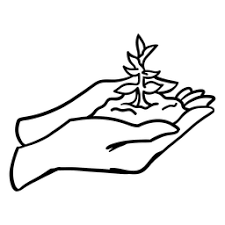
#> input picture img3.png, 225 x 225 px
$ python Parte2imagem.py
#> lines starting #> are read from the running program, lines starting #| are printed output that depends on the picture
from PIL import Image
import numpy as np
import matplotlib.pyplot as plt

def quantizar(matrizimag_original, nivel):
    # Definir o intervalo de quantização
    quantizacao_step = (valor_max - valor_min) / (nivel - 1) #divisao da amplitude (max-min) pelos niveis que foi escolhido pelo usuario
    # Aplicar a quantização
    array_quantizado = np.round(matrizimag_original / quantizacao_step) * quantizacao_step # Aplica a quantização arrendondando matematicamente inteiros proximos
    return array_quantizado

'''A imagem só é carregada se estiver na pasta do código
   Deve ficar atento ao formato da imagem '''

# Carregar a imagem
im_colorida = Image.open("img3.png")
#> im_colorida is the input picture: PIL image 225x225 P; min 0, max 255, mean 235.7

# Converter para escala de cinza
img_cinza = im_colorida.convert('L')

# Converter imagem para array
img_array = np.array(img_cinza)

# Encontrar valor máximo e mínimo na imagem
valor_max = np.max(img_array)
#> valor_max = 255
valor_min = np.min(img_array)
#> valor_min = 0

# Definir o número de níveis desejados para a quantização
nivel = int(input("Digite o número de níveis: "))
#> the answer given: 3
qtd_amostras = int(input("Digite o número de amostras da matriz deve ser impressa: "))
#> the answer given: 3

# Aplicar a quantização na matriz de imagem
img_quantizada_array = quantizar(img_array, nivel)
#> in quantizar, `quantizacao_step = (valor_max - valor_min) / (nivel - 1)`: quantizacao_step = 127.5
#> in quantizar, `array_quantizado = np.round(matrizimag_original / quantizacao_step) * ..`:
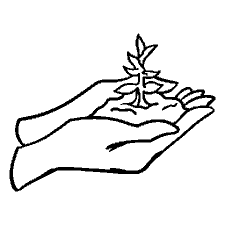
#> array_quantizado: shape (225, 225) float64; min 0, max 255, mean 235.9

# Converter NumPy array de volta para imagem PIL
img_quantizada = Image.fromarray(np.uint8(img_quantizada_array))


# Configurar a figura do matplotlib para exibir as imagens lado a lado
fig, axs = plt.subplots(1, 3, figsize=(15, 5))

# Plotar a imagem colorida original na primeira sub-figura
axs[0].imshow(im_colorida)
axs[0].set_title('Original')

# Plotar a imagem em escala de cinza na segunda sub-figura
axs[1].imshow(img_cinza, cmap='gray')
axs[1].set_title('Escala de Cinza')

# Plotar a imagem quantizada na terceira sub-figura
axs[2].imshow(img_quantizada_array, cmap='gray')
axs[2].set_title('Quantizada')

# Ajustar layout da figura
plt.tight_layout()

# Exibir a figura
plt.show()
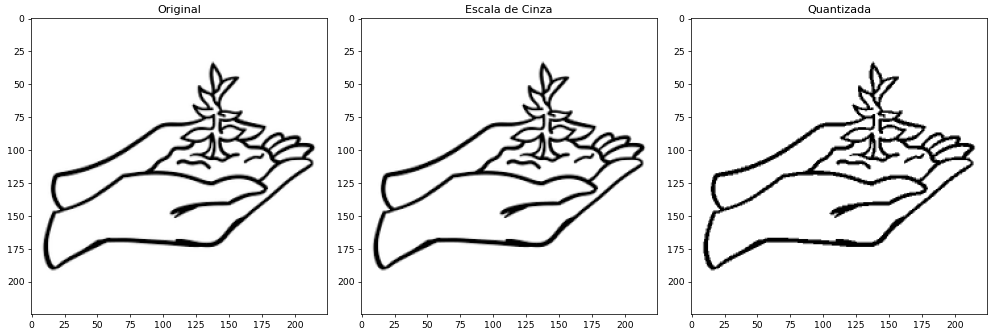
#> figure drawn by matplotlib, 3 panels

# Imprimir amostras da imagem quantizada e original
print('amostras da imagem quantizada: ')
print(img_quantizada_array[:qtd_amostras,:qtd_amostras])
#| [[255. 255. 255.]
#|  [255. 255. 255.]
#|  [255. 255. 255.]]
print('amostras da imagem original: ')
print(img_array[:qtd_amostras,:qtd_amostras])
#| [[255 255 255]
#|  [255 255 255]
#|  [255 255 255]]

matriz_bits = [] # Inicializa uma lista vazia para armazenar os bits

Byte = 8 # Define o tamanho de cada byte (8 bits)

# A etapa tem o objetivo de transformar cada decimal da matriz da imagem em binário.
# Itera sobre as amostras da matriz img_quantizada_array
for i in range(qtd_amostras):
    linha_bits = [] # Inicializa uma lista para os bits de cada linha
    for j in img_quantizada_array[i, :qtd_amostras]:
        bit = [] # Inicializa uma lista para os bits do valor j
        while j > 0:
            resto = j % 2
            bit.append(resto)  # Adiciona o bit ao final da lista
            j = j // 2
        while len(bit) < 8:
            bit.append(0)  # Preenche com zeros à esquerda se necessário
        bit.reverse() # Inverte a ordem dos bits (para representação correta)
        linha_bits.append(bit) # Adiciona os bits da linha à lista
        matriz_bits.append(bit) # Adiciona os bits à matriz completa


# Convertendo a lista para um array NumPy para melhor visualização
matriz_bits_array = np.array(matriz_bits)
print(matriz_bits_array)
